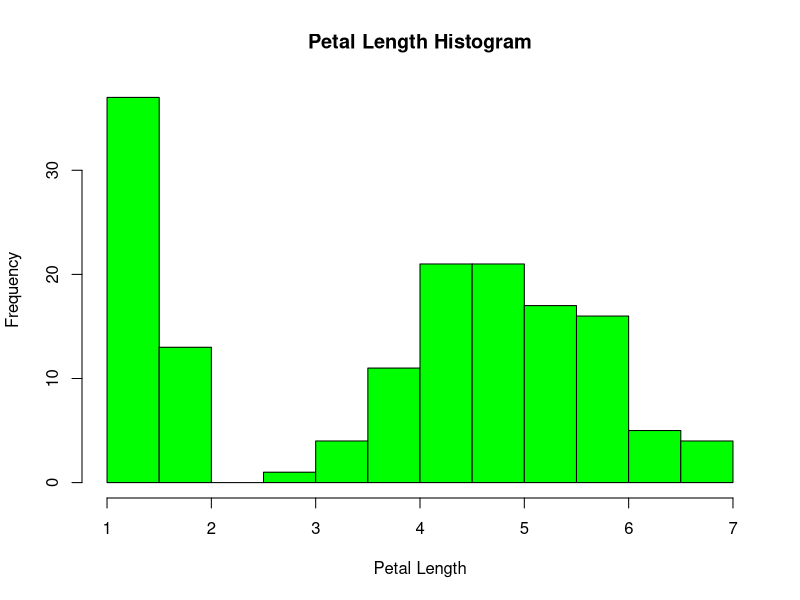

The R script that drew this image:
data(iris)
install.packages("dplyr")
library(dplyr)
data(iris)
head(iris)
iris$Petal.Length
selected_Column<-dplyr::select(iris, Petal.Length)
iris[,3]
petal_length_mean<-mean(iris[,3])
hist(iris[,3], main="Petal Length Histogram",xlab="Petal Length",col="green")

